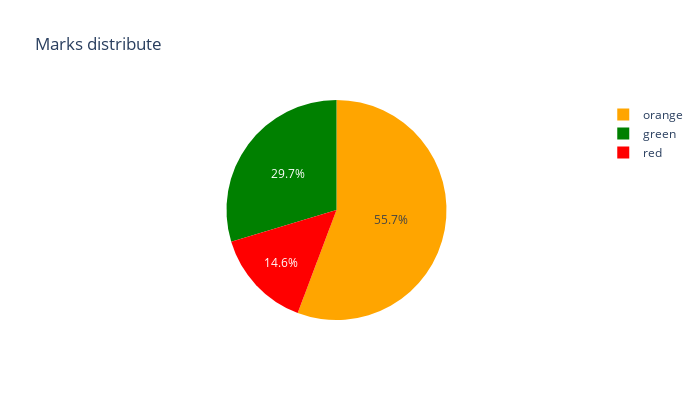

Notebook code cell kept with this figure:
### Markdown cell above
### data embalance check

### Code cell
print("The number of samples in the class 'red' : " , df['تصنيف'][df['تصنيف'] == "أحمر"].count())
print("The number of samples in the class 'orange' : " , df['تصنيف'][df['تصنيف'] == "برتقالي"].count())
print("The number of samples in the class 'green' : " , df['تصنيف'][df['تصنيف'] == "أخضر"].count())

import plotly.express as px

colors = {"red":df['تصنيف'][df['تصنيف'] == "أحمر"].count(), "orange":df['تصنيف'][df['تصنيف'] == "برتقالي"].count(), "green":df['تصنيف'][df['تصنيف'] == "أخضر"].count()}
sorted_colors = dict(sorted(colors.items(), key=lambda x: x[1], reverse=True))

fig = px.pie(values=list(sorted_colors.values()), names=list(sorted_colors.keys()), width=700, height=400, color_discrete_sequence=list(sorted_colors.keys()), title="Marks distribute")

fig.show()

### Figure 1 — Plotly figure (JSON) as saved in the notebook; plotly's stock layout.template omitted (floating-point values rounded to 4 significant figures)
{"data": [{"domain": {"x": [0, 1], "y": [0, 1]}, "hovertemplate": "label=%{label}<br>value=%{value}<extra></extra>", "labels": ["orange", "green", "red"], "legendgroup": "", "name": "", "showlegend": true, "type": "pie", "values": [1161, 618, 304]}], "layout": {"height": 400, "legend": {"tracegroupgap": 0}, "piecolorway": ["orange", "green", "red"], "title": {"text": "Marks distribute"}, "width": 700}}
